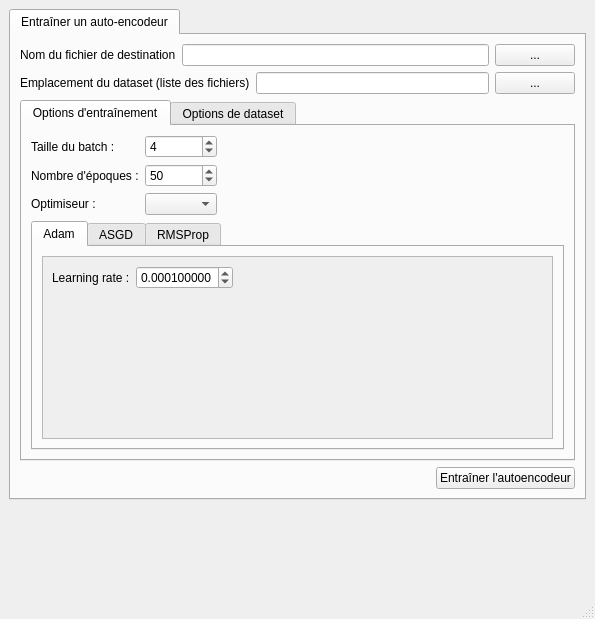
<?xml version="1.0" encoding="UTF-8"?>
<ui version="4.0">
 <class>MainWindow</class>
 <widget class="QMainWindow" name="MainWindow">
  <property name="geometry">
   <rect>
    <x>0</x>
    <y>0</y>
    <width>595</width>
    <height>619</height>
   </rect>
  </property>
  <property name="windowTitle">
   <string>Neural network UI</string>
  </property>
  <widget class="QWidget" name="centralwidget">
   <widget class="QTabWidget" name="tabWidget">
    <property name="geometry">
     <rect>
      <x>9</x>
      <y>9</y>
      <width>577</width>
      <height>491</height>
     </rect>
    </property>
    <property name="currentIndex">
     <number>0</number>
    </property>
    <widget class="QWidget" name="trainAETab">
     <attribute name="title">
      <string>Entraîner un auto-encodeur</string>
     </attribute>
     <layout class="QGridLayout" name="gridLayout">
      <item row="1" column="0" colspan="3">
       <layout class="QHBoxLayout" name="horizontalLayout_3">
        <item>
         <widget class="QLabel" name="label_2">
          <property name="text">
           <string>Emplacement du dataset (liste des fichiers)</string>
          </property>
         </widget>
        </item>
        <item>
         <widget class="QLineEdit" name="datasetPathLineEdit">
          <property name="readOnly">
           <bool>true</bool>
          </property>
         </widget>
        </item>
        <item>
         <widget class="QPushButton" name="datasetPathButton">
          <property name="text">
           <string>...</string>
          </property>
         </widget>
        </item>
       </layout>
      </item>
      <item row="2" column="0" colspan="3">
       <widget class="QTabWidget" name="tabWidget_2">
        <property name="currentIndex">
         <number>0</number>
        </property>
        <widget class="QWidget" name="tab">
         <attribute name="title">
          <string>Options d'entraînement</string>
         </attribute>
         <layout class="QGridLayout" name="gridLayout_3">
          <item row="3" column="1">
           <widget class="QComboBox" name="optimizerCombobox">
            <property name="currentText">
             <string/>
            </property>
           </widget>
          </item>
          <item row="2" column="1">
           <widget class="QSpinBox" name="trainingEpochCount">
            <property name="minimum">
             <number>1</number>
            </property>
            <property name="maximum">
             <number>500</number>
            </property>
            <property name="value">
             <number>50</number>
            </property>
           </widget>
          </item>
          <item row="3" column="0">
           <widget class="QLabel" name="label_6">
            <property name="text">
             <string>Optimiseur :</string>
            </property>
           </widget>
          </item>
          <item row="0" column="0">
           <widget class="QLabel" name="label_3">
            <property name="text">
             <string>Taille du batch :</string>
            </property>
           </widget>
          </item>
          <item row="0" column="1">
           <widget class="QSpinBox" name="trainingBatchSize">
            <property name="minimum">
             <number>1</number>
            </property>
            <property name="maximum">
             <number>64</number>
            </property>
            <property name="value">
             <number>4</number>
            </property>
           </widget>
          </item>
          <item row="2" column="0">
           <widget class="QLabel" name="label_5">
            <property name="text">
             <string>Nombre d'époques :</string>
            </property>
           </widget>
          </item>
          <item row="4" column="0" colspan="3">
           <widget class="QTabWidget" name="optimizerSelectTab">
            <property name="currentIndex">
             <number>0</number>
            </property>
            <widget class="QWidget" name="AdamTab">
             <attribute name="title">
              <string>Adam</string>
             </attribute>
             <layout class="QGridLayout" name="gridLayout_4">
              <item row="0" column="0">
               <widget class="QScrollArea" name="scrollArea">
                <property name="widgetResizable">
                 <bool>true</bool>
                </property>
                <widget class="QWidget" name="scrollAreaWidgetContents">
                 <property name="geometry">
                  <rect>
                   <x>0</x>
                   <y>0</y>
                   <width>503</width>
                   <height>188</height>
                  </rect>
                 </property>
                 <layout class="QGridLayout" name="gridLayout_5">
                  <item row="0" column="1">
                   <widget class="QDoubleSpinBox" name="AdamLearningRate">
                    <property name="decimals">
                     <number>9</number>
                    </property>
                    <property name="maximum">
                     <double>1.000000000000000</double>
                    </property>
                    <property name="singleStep">
                     <double>0.000100000000000</double>
                    </property>
                    <property name="stepType">
                     <enum>QAbstractSpinBox::AdaptiveDecimalStepType</enum>
                    </property>
                    <property name="value">
                     <double>0.000100000000000</double>
                    </property>
                   </widget>
                  </item>
                  <item row="0" column="0">
                   <widget class="QLabel" name="label_4">
                    <property name="text">
                     <string>Learning rate :</string>
                    </property>
                   </widget>
                  </item>
                  <item row="0" column="2">
                   <spacer name="horizontalSpacer_3">
                    <property name="orientation">
                     <enum>Qt::Horizontal</enum>
                    </property>
                    <property name="sizeHint" stdset="0">
                     <size>
                      <width>40</width>
                      <height>20</height>
                     </size>
                    </property>
                   </spacer>
                  </item>
                  <item row="1" column="0" colspan="3">
                   <spacer name="verticalSpacer">
                    <property name="orientation">
                     <enum>Qt::Vertical</enum>
                    </property>
                    <property name="sizeHint" stdset="0">
                     <size>
                      <width>20</width>
                      <height>40</height>
                     </size>
                    </property>
                   </spacer>
                  </item>
                 </layout>
                </widget>
               </widget>
              </item>
             </layout>
            </widget>
            <widget class="QWidget" name="ASGDTab">
             <attribute name="title">
              <string>ASGD</string>
             </attribute>
             <layout class="QGridLayout" name="gridLayout_7">
              <item row="0" column="0">
               <widget class="QScrollArea" name="scrollArea_2">
                <property name="widgetResizable">
                 <bool>true</bool>
                </property>
                <widget class="QWidget" name="scrollAreaWidgetContents_2">
                 <property name="geometry">
                  <rect>
                   <x>0</x>
                   <y>0</y>
                   <width>503</width>
                   <height>162</height>
                  </rect>
                 </property>
                 <layout class="QGridLayout" name="gridLayout_6">
                  <item row="0" column="0">
                   <widget class="QLabel" name="label_7">
                    <property name="text">
                     <string>Learning rate :</string>
                    </property>
                   </widget>
                  </item>
                  <item row="1" column="0">
                   <widget class="QLabel" name="label_8">
                    <property name="text">
                     <string>Decay :</string>
                    </property>
                   </widget>
                  </item>
                  <item row="0" column="1">
                   <widget class="QDoubleSpinBox" name="ASGDLearningRate">
                    <property name="decimals">
                     <number>9</number>
                    </property>
                    <property name="maximum">
                     <double>1.000000000000000</double>
                    </property>
                    <property name="singleStep">
                     <double>0.000100000000000</double>
                    </property>
                    <property name="stepType">
                     <enum>QAbstractSpinBox::AdaptiveDecimalStepType</enum>
                    </property>
                    <property name="value">
                     <double>0.000100000000000</double>
                    </property>
                   </widget>
                  </item>
                  <item row="0" column="2">
                   <spacer name="horizontalSpacer_4">
                    <property name="orientation">
                     <enum>Qt::Horizontal</enum>
                    </property>
                    <property name="sizeHint" stdset="0">
                     <size>
                      <width>40</width>
                      <height>20</height>
                     </size>
                    </property>
                   </spacer>
                  </item>
                  <item row="1" column="1">
                   <widget class="QDoubleSpinBox" name="ASGDlambd">
                    <property name="decimals">
                     <number>9</number>
                    </property>
                    <property name="maximum">
                     <double>1.000000000000000</double>
                    </property>
                    <property name="singleStep">
                     <double>0.000100000000000</double>
                    </property>
                    <property name="stepType">
                     <enum>QAbstractSpinBox::AdaptiveDecimalStepType</enum>
                    </property>
                    <property name="value">
                     <double>0.000100000000000</double>
                    </property>
                   </widget>
                  </item>
                  <item row="2" column="0" colspan="3">
                   <spacer name="verticalSpacer_2">
                    <property name="orientation">
                     <enum>Qt::Vertical</enum>
                    </property>
                    <property name="sizeHint" stdset="0">
                     <size>
                      <width>20</width>
                      <height>40</height>
                     </size>
                    </property>
                   </spacer>
                  </item>
                 </layout>
                </widget>
               </widget>
              </item>
             </layout>
            </widget>
            <widget class="QWidget" name="RMSPropTab">
             <attribute name="title">
              <string>RMSProp</string>
             </attribute>
             <layout class="QGridLayout" name="gridLayout_9" rowstretch="0">
              <item row="0" column="0">
               <widget class="QScrollArea" name="scrollArea_3">
                <property name="widgetResizable">
                 <bool>true</bool>
                </property>
                <widget class="QWidget" name="scrollAreaWidgetContents_3">
                 <property name="geometry">
                  <rect>
                   <x>0</x>
                   <y>0</y>
                   <width>503</width>
                   <height>162</height>
                  </rect>
                 </property>
                 <layout class="QGridLayout" name="gridLayout_8">
                  <item row="0" column="0">
                   <widget class="QLabel" name="label_9">
                    <property name="text">
                     <string>Learning rate :</string>
                    </property>
                   </widget>
                  </item>
                  <item row="0" column="1" colspan="2">
                   <widget class="QDoubleSpinBox" name="RMSPropLearningRate">
                    <property name="decimals">
                     <number>9</number>
                    </property>
                    <property name="maximum">
                     <double>1.000000000000000</double>
                    </property>
                    <property name="singleStep">
                     <double>0.000100000000000</double>
                    </property>
                    <property name="stepType">
                     <enum>QAbstractSpinBox::AdaptiveDecimalStepType</enum>
                    </property>
                    <property name="value">
                     <double>0.000100000000000</double>
                    </property>
                   </widget>
                  </item>
                  <item row="1" column="0">
                   <widget class="QLabel" name="label_10">
                    <property name="text">
                     <string>Momentum :</string>
                    </property>
                   </widget>
                  </item>
                  <item row="1" column="1" colspan="2">
                   <widget class="QDoubleSpinBox" name="RMSPropMomentum">
                    <property name="decimals">
                     <number>9</number>
                    </property>
                    <property name="maximum">
                     <double>1.000000000000000</double>
                    </property>
                    <property name="singleStep">
                     <double>0.000100000000000</double>
                    </property>
                    <property name="stepType">
                     <enum>QAbstractSpinBox::AdaptiveDecimalStepType</enum>
                    </property>
                    <property name="value">
                     <double>0.000000000000000</double>
                    </property>
                   </widget>
                  </item>
                  <item row="2" column="0" colspan="2">
                   <widget class="QLabel" name="label_11">
                    <property name="text">
                     <string>Smoothing constant :</string>
                    </property>
                   </widget>
                  </item>
                  <item row="2" column="2">
                   <widget class="QDoubleSpinBox" name="RMSPropAlpha">
                    <property name="decimals">
                     <number>9</number>
                    </property>
                    <property name="maximum">
                     <double>1.000000000000000</double>
                    </property>
                    <property name="singleStep">
                     <double>0.000100000000000</double>
                    </property>
                    <property name="stepType">
                     <enum>QAbstractSpinBox::AdaptiveDecimalStepType</enum>
                    </property>
                    <property name="value">
                     <double>0.990000000000000</double>
                    </property>
                   </widget>
                  </item>
                  <item row="3" column="0">
                   <widget class="QCheckBox" name="RMSPropCentered">
                    <property name="text">
                     <string>Centered</string>
                    </property>
                   </widget>
                  </item>
                  <item row="3" column="3">
                   <spacer name="horizontalSpacer_5">
                    <property name="orientation">
                     <enum>Qt::Horizontal</enum>
                    </property>
                    <property name="sizeHint" stdset="0">
                     <size>
                      <width>40</width>
                      <height>20</height>
                     </size>
                    </property>
                   </spacer>
                  </item>
                  <item row="4" column="1" colspan="2">
                   <spacer name="verticalSpacer_3">
                    <property name="orientation">
                     <enum>Qt::Vertical</enum>
                    </property>
                    <property name="sizeHint" stdset="0">
                     <size>
                      <width>20</width>
                      <height>37</height>
                     </size>
                    </property>
                   </spacer>
                  </item>
                 </layout>
                </widget>
               </widget>
              </item>
             </layout>
            </widget>
           </widget>
          </item>
          <item row="2" column="2">
           <spacer name="horizontalSpacer_2">
            <property name="orientation">
             <enum>Qt::Horizontal</enum>
            </property>
            <property name="sizeHint" stdset="0">
             <size>
              <width>40</width>
              <height>20</height>
             </size>
            </property>
           </spacer>
          </item>
         </layout>
        </widget>
        <widget class="QWidget" name="tab_2">
         <attribute name="title">
          <string>Options de dataset</string>
         </attribute>
        </widget>
       </widget>
      </item>
      <item row="0" column="0" colspan="3">
       <layout class="QHBoxLayout" name="horizontalLayout_2">
        <item>
         <widget class="QLabel" name="label">
          <property name="text">
           <string>Nom du fichier de destination</string>
          </property>
         </widget>
        </item>
        <item>
         <widget class="QLineEdit" name="newAutoEncoderNameLineEdit">
          <property name="readOnly">
           <bool>true</bool>
          </property>
         </widget>
        </item>
        <item>
         <widget class="QPushButton" name="newAutoEncoderSaveButton">
          <property name="text">
           <string>...</string>
          </property>
         </widget>
        </item>
       </layout>
      </item>
      <item row="3" column="0">
       <spacer name="horizontalSpacer">
        <property name="orientation">
         <enum>Qt::Horizontal</enum>
        </property>
        <property name="sizeHint" stdset="0">
         <size>
          <width>40</width>
          <height>20</height>
         </size>
        </property>
       </spacer>
      </item>
      <item row="3" column="1" colspan="2">
       <widget class="QPushButton" name="trainAutoEncoderButton">
        <property name="text">
         <string>Entraîner l'autoencodeur</string>
        </property>
       </widget>
      </item>
     </layout>
    </widget>
   </widget>
  </widget>
  <widget class="QMenuBar" name="menubar">
   <property name="geometry">
    <rect>
     <x>0</x>
     <y>0</y>
     <width>595</width>
     <height>21</height>
    </rect>
   </property>
  </widget>
  <widget class="QStatusBar" name="statusbar"/>
 </widget>
 <resources>
  <include location="resources.qrc"/>
 </resources>
 <connections/>
</ui>
